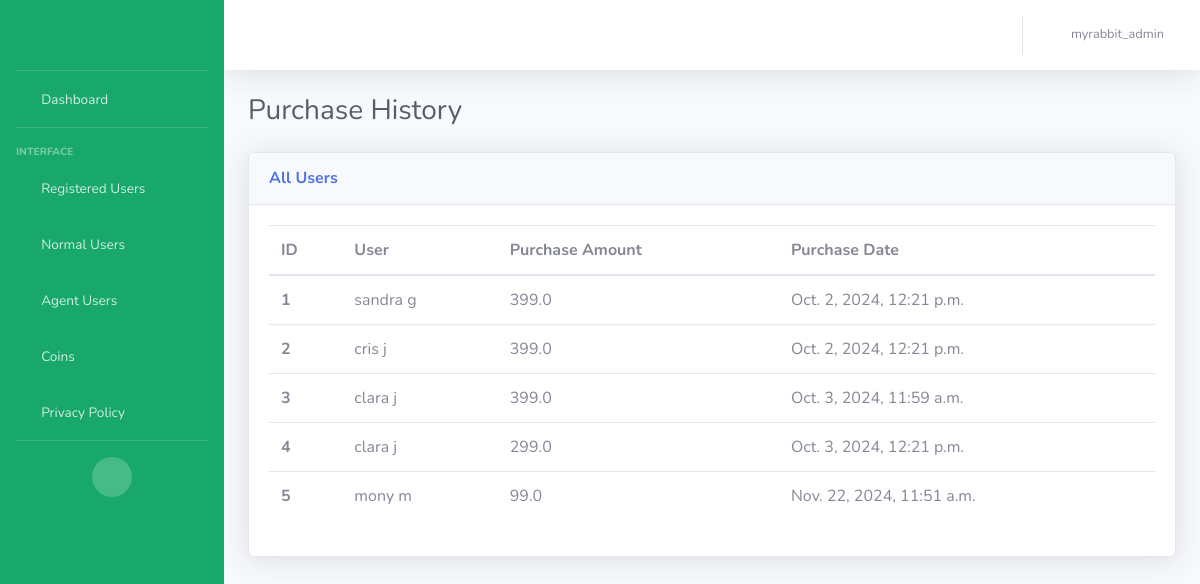
The page /history_normal_user (signed in) on the database its author committed.
### my_rabit_app/models.py (models this page shows, shortened)
class UserPurchaseModel(models.Model):
    user_purchase_id = models.AutoField(primary_key=True)
    user = models.ForeignKey(CustomerModel, on_delete=models.CASCADE)
    purchase_date = models.DateTimeField()
    purchase_amount = models.FloatField()

class CustomerModel(models.Model):
    NORMAL_USER = 'Normal User'
    AGENT_USER = 'Agent User'
    USER_STATUS_CHOICES = [
        (NORMAL_USER, 'Normal User'),
        (AGENT_USER, 'Agent User'),
    ]
    MALE = 'Male'
    FEMALE = 'Female'
    GENDER_CHOICES = [
        (MALE, 'Male'),
        (FEMALE, 'Female')
    ]
    customer_id = models.AutoField(primary_key=True)
    customer_first_name = models.CharField(max_length=100, blank=False)
    customer_last_name = models.CharField(max_length=100, default="unknown")
    customer_email = models.EmailField(default="unknown")
    customer_phone_number = models.CharField(max_length=50)
    customer_password = models.CharField(max_length=100, default='unknown')
    rating = models.IntegerField(default=0)
    terms_conditions = models.BooleanField(default=False)
    is_online = models.BooleanField(default=False)
    is_engaged = models.BooleanField(default=False)
    is_existing = models.BooleanField(default=False)
    adhaar_no = models.CharField(max_length=50, default="unknown")
    terms_conditions = models.BooleanField(default=False)
    gender = models.CharField(
        max_length=20,
        choices=GENDER_CHOICES,
        null=True
    )
    status = models.CharField(
        max_length=20,
        choices=USER_STATUS_CHOICES,
        default=NORMAL_USER,
    )
    @property
    def rating(self):
        from .models import RatingModel
        rating = RatingModel.objects.filter(agent=self).aggregate(Avg('ratings')).get('ratings__avg')
        return rating if rating is not None else 0

### my_rabit_app/views.py (the view)
# urls.py: path('history_normal_user', views.user_history, name='history_normal_users'),  # Page for viewing purchases of user
def user_history(request):
    username = request.session.get('user', None)
    if username is None:
        return redirect('/login')
    user_history = UserPurchaseModel.objects.all()
    return render(request, 'normaluser_history.html', {'user_history': user_history, 'username': username})

### templates/normaluser_history.html (shortened to what this page needs)
{% extends 'base.html' %}
{% block content %}
    <div class="container-fluid">
        <div class="d-sm-flex align-items-center justify-content-between mb-4">
            <h1 class="h3 mb-0 text-gray-800">Purchase History</h1>
        </div>
        <div class="row">
            <div class="col">
                <div class="card shadow mb-4">
                    <div
                        class="card-header py-3 d-flex flex-row align-items-center justify-content-between">
                        <h6 class="m-0 font-weight-bold text-primary">All Users</h6>
                    </div>
                    <div class="card-body">
                        <div>
                            <table class="table all-users">
                              <thead>
                                <tr>
                                  <th scope="col">ID</th>
                                  <th scope="col">User</th>
                                  <th scope="col">Purchase Amount</th>
                                  <th scope="col">Purchase Date</th>
                                </tr>
                              </thead>
                              <tbody>
                              {% for history in user_history %}
                                <tr>
                                  <th scope="row">{{ forloop.counter }}</th>
                                  <td>{{history.user.customer_first_name}} {{history.user.customer_last_name}}</td>
                                  <td>{{history.purchase_amount}}</td>
                                  <td>{{history.purchase_date}}</td>
                                </tr>
                              {% endfor %}
                              </tbody>
                            </table>
                        </div>
                    </div>
                </div>
            </div>
        </div>
    </div>
{% endblock %}

### rows shown on the page
UserPurchaseModel: user.customer_first_name "sandra", user.customer_last_name "g", purchase_amount "399.0", purchase_date "Oct. 2, 2024, 12:21 p.m."
UserPurchaseModel: user.customer_first_name "cris", user.customer_last_name "j", purchase_amount "399.0", purchase_date "Oct. 2, 2024, 12:21 p.m."
UserPurchaseModel: user.customer_first_name "clara", user.customer_last_name "j", purchase_amount "399.0", purchase_date "Oct. 3, 2024, 11:59 a.m."
UserPurchaseModel: user.customer_first_name "clara", user.customer_last_name "j", purchase_amount "299.0", purchase_date "Oct. 3, 2024, 12:21 p.m."
UserPurchaseModel: user.customer_first_name "mony", user.customer_last_name "m", purchase_amount "99.0", purchase_date "Nov. 22, 2024, 11:51 a.m."

### other values the page prints
{{ username }} "myrabbit_admin"
